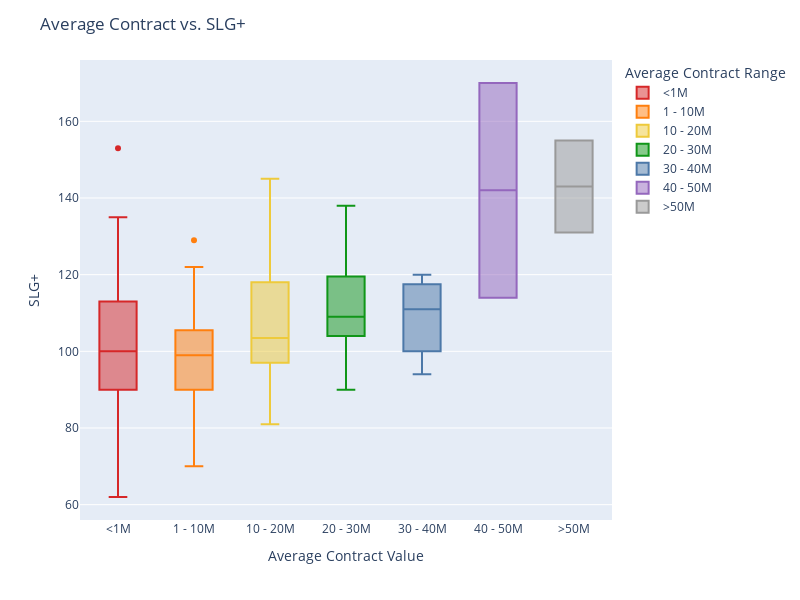

Source (notebook cell):
### Code cell
fig = px.box(df_plussal,
             x = 'salcat',
             y = 'SLG+',
             color = 'salcat',
             category_orders={'salcat': desired_order},
             color_discrete_sequence = (['#D62728', '#FF7F0E', '#EECA3B', '#109618', '#4C78A8', '#9467BD', '#999999']))

fig.update_layout(width = 800,
                  height = 600,
                  legend_title = 'Average Contract Range',
                  title = 'Average Contract vs. SLG+',
                  xaxis_title = 'Average Contract Value')


fig.show()

### Figure 1 — Plotly figure (JSON) as saved in the notebook; plotly's stock layout.template omitted (floating-point values rounded to 4 significant figures)
{"data": [{"alignmentgroup": "True", "hovertemplate": "salcat=%{x}<br>SLG+=%{y}<extra></extra>", "legendgroup": "<1M", "marker": {"color": "#D62728"}, "name": "<1M", "notched": false, "offsetgroup": "<1M", "orientation": "v", "showlegend": true, "type": "box", "x": ["<1M", "<1M", "<1M", "<1M", "<1M", "<1M", "<1M", "<1M", "<1M", "<1M", "<1M", "<1M", "<1M", "<1M", "<1M", "<1M", "<1M", "<1M", "<1M", "<1M", "<1M", "<1M", "<1M", "<1M", "<1M", "<1M", "<1M", "<1M", "<1M", "<1M", "<1M", "<1M", "<1M", "<1M", "<1M", "<1M", "<1M", "<1M", "<1M", "<1M", "<1M", "<1M", "<1M", "<1M", "<1M", "<1M", "<1M", "<1M", "<1M", "<1M", "<1M", "<1M", "<1M", "<1M", "<1M", "<1M", "<1M", "<1M", "<1M", "<1M", "<1M", "<1M", "<1M", "<1M", "<1M", "<1M", "<1M", "<1M", "<1M", "<1M", "<1M", "<1M", "<1M", "<1M", "<1M", "<1M", "<1M", "<1M", "<1M", "<1M", "<1M", "<1M", "<1M", "<1M", "<1M", "<1M", "<1M", "<1M", "<1M", "<1M", "<1M", "<1M", "<1M", "<1M", "<1M", "<1M", "<1M", "<1M", "<1M", "<1M", "<1M", "<1M", "<1M", "<1M", "<1M", "<1M", "<1M", "<1M", "<1M"], "x0": " ", "xaxis": "x", "y": [110, 99, 118, 117, 111, 108, 122, 132, 108, 113, 93, 120, 108, 115, 117, 88, 95, 97, 91, 101, 130, 103, 129, 85, 106, 99, 102, 103, 96, 117, 114, 94, 107, 94, 90, 112, 123, 91, 132, 110, 94, 96, 79, 96, 79, 112, 88, 153, 114, 80, 90, 92, 105, 122, 103, 74, 135, 115, 81, 92, 108, 117, 102, 85, 100, 98, 90, 108, 96, 90, 91, 121, 87, 116, 62, 93, 108, 90, 75, 88, 92, 76, 114, 86, 117, 107, 84, 103, 89, 86, 71, 112, 95, 113, 124, 100, 84, 99, 119, 88, 97, 81, 100, 72, 96, 87, 108, 98, 114], "y0": " ", "yaxis": "y"}, {"alignmentgroup": "True", "hovertemplate": "salcat=%{x}<br>SLG+=%{y}<extra></extra>", "legendgroup": "1 - 10M", "marker": {"color": "#FF7F0E"}, "name": "1 - 10M", "notched": false, "offsetgroup": "1 - 10M", "orientation": "v", "showlegend": true, "type": "box", "x": ["1 - 10M", "1 - 10M", "1 - 10M", "1 - 10M", "1 - 10M", "1 - 10M", "1 - 10M", "1 - 10M", "1 - 10M", "1 - 10M", "1 - 10M", "1 - 10M", "1 - 10M", "1 - 10M", "1 - 10M", "1 - 10M", "1 - 10M", "1 - 10M", "1 - 10M", "1 - 10M", "1 - 10M", "1 - 10M", "1 - 10M", "1 - 10M", "1 - 10M", "1 - 10M", "1 - 10M", "1 - 10M", "1 - 10M", "1 - 10M", "1 - 10M", "1 - 10M", "1 - 10M", "1 - 10M", "1 - 10M", "1 - 10M", "1 - 10M", "1 - 10M", "1 - 10M", "1 - 10M", "1 - 10M", "1 - 10M", "1 - 10M", "1 - 10M", "1 - 10M", "1 - 10M", "1 - 10M", "1 - 10M", "1 - 10M", "1 - 10M", "1 - 10M", "1 - 10M", "1 - 10M", "1 - 10M", "1 - 10M", "1 - 10M", "1 - 10M", "1 - 10M", "1 - 10M", "1 - 10M", "1 - 10M", "1 - 10M", "1 - 10M", "1 - 10M", "1 - 10M", "1 - 10M", "1 - 10M", "1 - 10M", "1 - 10M", "1 - 10M", "1 - 10M", "1 - 10M"], "x0": " ", "xaxis": "x", "y": [115, 109, 92, 91, 117, 99, 102, 100, 98, 102, 90, 114, 120, 76, 100, 85, 97, 100, 118, 91, 97, 107, 108, 83, 104, 122, 105, 108, 104, 102, 93, 111, 97, 98, 89, 102, 98, 94, 129, 90, 83, 90, 92, 102, 113, 82, 90, 110, 106, 113, 87, 96, 99, 100, 99, 92, 90, 91, 73, 105, 79, 116, 99, 85, 70, 99, 90, 99, 79, 109, 87, 91], "y0": " ", "yaxis": "y"}, {"alignmentgroup": "True", "hovertemplate": "salcat=%{x}<br>SLG+=%{y}<extra></extra>", "legendgroup": "10 - 20M", "marker": {"color": "#EECA3B"}, "name": "10 - 20M", "notched": false, "offsetgroup": "10 - 20M", "orientation": "v", "showlegend": true, "type": "box", "x": ["10 - 20M", "10 - 20M", "10 - 20M", "10 - 20M", "10 - 20M", "10 - 20M", "10 - 20M", "10 - 20M", "10 - 20M", "10 - 20M", "10 - 20M", "10 - 20M", "10 - 20M", "10 - 20M", "10 - 20M", "10 - 20M", "10 - 20M", "10 - 20M", "10 - 20M", "10 - 20M", "10 - 20M", "10 - 20M", "10 - 20M", "10 - 20M", "10 - 20M", "10 - 20M", "10 - 20M", "10 - 20M", "10 - 20M", "10 - 20M", "10 - 20M", "10 - 20M", "10 - 20M", "10 - 20M", "10 - 20M", "10 - 20M", "10 - 20M", "10 - 20M"], "x0": " ", "xaxis": "x", "y": [140, 105, 145, 118, 97, 91, 100, 119, 98, 134, 95, 119, 101, 115, 115, 100, 115, 95, 111, 129, 104, 136, 99, 94, 83, 97, 106, 102, 124, 129, 117, 95, 108, 102, 102, 103, 95, 81], "y0": " ", "yaxis": "y"}, {"alignmentgroup": "True", "hovertemplate": "salcat=%{x}<br>SLG+=%{y}<extra></extra>", "legendgroup": "20 - 30M", "marker": {"color": "#109618"}, "name": "20 - 30M", "notched": false, "offsetgroup": "20 - 30M", "orientation": "v", "showlegend": true, "type": "box", "x": ["20 - 30M", "20 - 30M", "20 - 30M", "20 - 30M", "20 - 30M", "20 - 30M", "20 - 30M", "20 - 30M", "20 - 30M", "20 - 30M", "20 - 30M", "20 - 30M", "20 - 30M", "20 - 30M", "20 - 30M", "20 - 30M", "20 - 30M", "20 - 30M", "20 - 30M", "20 - 30M", "20 - 30M", "20 - 30M", "20 - 30M", "20 - 30M", "20 - 30M", "20 - 30M", "20 - 30M"], "x0": " ", "xaxis": "x", "y": [120, 130, 111, 123, 105, 115, 124, 104, 118, 109, 107, 108, 104, 112, 110, 104, 114, 125, 100, 138, 121, 97, 96, 107, 90, 106, 98], "y0": " ", "yaxis": "y"}, {"alignmentgroup": "True", "hovertemplate": "salcat=%{x}<br>SLG+=%{y}<extra></extra>", "legendgroup": "30 - 40M", "marker": {"color": "#4C78A8"}, "name": "30 - 40M", "notched": false, "offsetgroup": "30 - 40M", "orientation": "v", "showlegend": true, "type": "box", "x": ["30 - 40M", "30 - 40M", "30 - 40M", "30 - 40M", "30 - 40M", "30 - 40M", "30 - 40M", "30 - 40M"], "x0": " ", "xaxis": "x", "y": [116, 119, 114, 101, 99, 108, 120, 94], "y0": " ", "yaxis": "y"}, {"alignmentgroup": "True", "hovertemplate": "salcat=%{x}<br>SLG+=%{y}<extra></extra>", "legendgroup": "40 - 50M", "marker": {"color": "#9467BD"}, "name": "40 - 50M", "notched": false, "offsetgroup": "40 - 50M", "orientation": "v", "showlegend": true, "type": "box", "x": ["40 - 50M", "40 - 50M"], "x0": " ", "xaxis": "x", "y": [170, 114], "y0": " ", "yaxis": "y"}, {"alignmentgroup": "True", "hovertemplate": "salcat=%{x}<br>SLG+=%{y}<extra></extra>", "legendgroup": ">50M", "marker": {"color": "#999999"}, "name": ">50M", "notched": false, "offsetgroup": ">50M", "orientation": "v", "showlegend": true, "type": "box", "x": [">50M", ">50M"], "x0": " ", "xaxis": "x", "y": [155, 131], "y0": " ", "yaxis": "y"}], "layout": {"boxmode": "overlay", "height": 600, "legend": {"title": {"text": "Average Contract Range"}, "tracegroupgap": 0}, "margin": {"t": 60}, "title": {"text": "Average Contract vs. SLG+"}, "width": 800, "xaxis": {"anchor": "y", "categoryarray": ["<1M", "1 - 10M", "10 - 20M", "20 - 30M", "30 - 40M", "40 - 50M", ">50M", null], "categoryorder": "array", "domain": [0, 1], "title": {"text": "Average Contract Value"}}, "yaxis": {"anchor": "x", "domain": [0, 1], "title": {"text": "SLG+"}}}}
